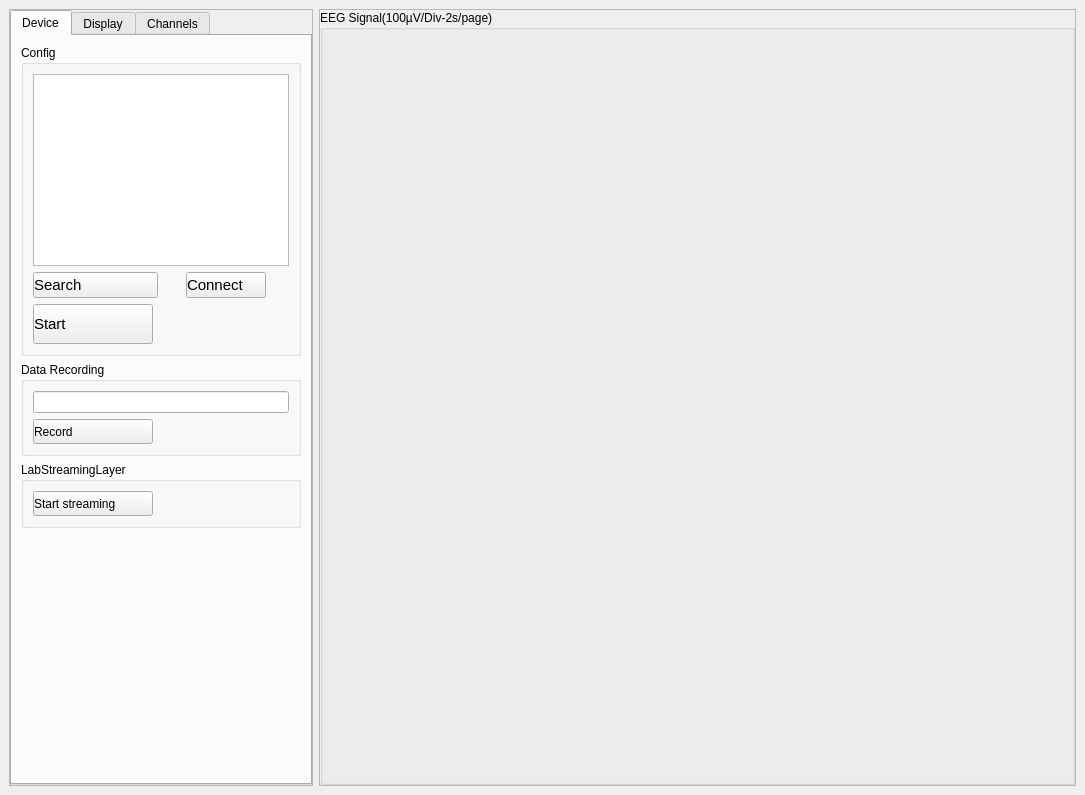
<?xml version="1.0" encoding="UTF-8"?>
<ui version="4.0">
 <class>MainWindow</class>
 <widget class="QMainWindow" name="MainWindow">
  <property name="geometry">
   <rect>
    <x>0</x>
    <y>0</y>
    <width>1085</width>
    <height>795</height>
   </rect>
  </property>
  <property name="windowTitle">
   <string>MEMS Mirror Scanning</string>
  </property>
  <property name="styleSheet">
   <string notr="true"/>
  </property>
  <widget class="QWidget" name="centralwidget">
   <layout class="QHBoxLayout" name="horizontalLayout" stretch="0,5">
    <item>
     <widget class="QFrame" name="frame_menu">
      <property name="minimumSize">
       <size>
        <width>0</width>
        <height>500</height>
       </size>
      </property>
      <property name="styleSheet">
       <string notr="true">text-align: left;</string>
      </property>
      <property name="frameShape">
       <enum>QFrame::StyledPanel</enum>
      </property>
      <property name="frameShadow">
       <enum>QFrame::Raised</enum>
      </property>
      <layout class="QVBoxLayout" name="verticalLayout">
       <property name="spacing">
        <number>0</number>
       </property>
       <property name="leftMargin">
        <number>0</number>
       </property>
       <property name="topMargin">
        <number>0</number>
       </property>
       <property name="rightMargin">
        <number>0</number>
       </property>
       <property name="bottomMargin">
        <number>0</number>
       </property>
       <item>
        <widget class="QTabWidget" name="tabWidget">
         <property name="tabPosition">
          <enum>QTabWidget::North</enum>
         </property>
         <property name="currentIndex">
          <number>0</number>
         </property>
         <widget class="QWidget" name="tab">
          <attribute name="title">
           <string>Device</string>
          </attribute>
          <layout class="QVBoxLayout" name="verticalLayout_5">
           <item>
            <layout class="QVBoxLayout" name="verticalLayout_2">
             <item>
              <widget class="QGroupBox" name="groupBox_3">
               <property name="title">
                <string>Config</string>
               </property>
               <layout class="QVBoxLayout" name="verticalLayout_10">
                <item>
                 <widget class="QListWidget" name="listWidget"/>
                </item>
                <item>
                 <layout class="QHBoxLayout" name="horizontalLayout_8" stretch="0,0">
                  <item>
                   <widget class="QPushButton" name="pushButton_search">
                    <property name="maximumSize">
                     <size>
                      <width>16777215</width>
                      <height>40</height>
                     </size>
                    </property>
                    <property name="font">
                     <font>
                      <pointsize>11</pointsize>
                     </font>
                    </property>
                    <property name="text">
                     <string>Search</string>
                    </property>
                    <property name="checkable">
                     <bool>false</bool>
                    </property>
                   </widget>
                  </item>
                  <item alignment="Qt::AlignHCenter">
                   <widget class="QPushButton" name="pushButton_connect">
                    <property name="sizePolicy">
                     <sizepolicy hsizetype="Minimum" vsizetype="Fixed">
                      <horstretch>0</horstretch>
                      <verstretch>0</verstretch>
                     </sizepolicy>
                    </property>
                    <property name="minimumSize">
                     <size>
                      <width>0</width>
                      <height>0</height>
                     </size>
                    </property>
                    <property name="maximumSize">
                     <size>
                      <width>16777215</width>
                      <height>40</height>
                     </size>
                    </property>
                    <property name="font">
                     <font>
                      <pointsize>11</pointsize>
                     </font>
                    </property>
                    <property name="inputMethodHints">
                     <set>Qt::ImhSensitiveData</set>
                    </property>
                    <property name="text">
                     <string>Connect</string>
                    </property>
                    <property name="checkable">
                     <bool>true</bool>
                    </property>
                   </widget>
                  </item>
                 </layout>
                </item>
                <item>
                 <widget class="QPushButton" name="pushButton_start">
                  <property name="minimumSize">
                   <size>
                    <width>120</width>
                    <height>40</height>
                   </size>
                  </property>
                  <property name="maximumSize">
                   <size>
                    <width>120</width>
                    <height>40</height>
                   </size>
                  </property>
                  <property name="font">
                   <font>
                    <pointsize>11</pointsize>
                   </font>
                  </property>
                  <property name="inputMethodHints">
                   <set>Qt::ImhNone</set>
                  </property>
                  <property name="text">
                   <string>Start</string>
                  </property>
                  <property name="checkable">
                   <bool>true</bool>
                  </property>
                 </widget>
                </item>
               </layout>
              </widget>
             </item>
             <item>
              <widget class="QGroupBox" name="groupBox_2">
               <property name="title">
                <string>Data Recording</string>
               </property>
               <layout class="QVBoxLayout" name="verticalLayout_9">
                <item>
                 <widget class="QLineEdit" name="lineEdit"/>
                </item>
                <item>
                 <widget class="QPushButton" name="pushButton_3">
                  <property name="enabled">
                   <bool>true</bool>
                  </property>
                  <property name="sizePolicy">
                   <sizepolicy hsizetype="Minimum" vsizetype="Fixed">
                    <horstretch>0</horstretch>
                    <verstretch>0</verstretch>
                   </sizepolicy>
                  </property>
                  <property name="minimumSize">
                   <size>
                    <width>120</width>
                    <height>25</height>
                   </size>
                  </property>
                  <property name="maximumSize">
                   <size>
                    <width>120</width>
                    <height>25</height>
                   </size>
                  </property>
                  <property name="layoutDirection">
                   <enum>Qt::LeftToRight</enum>
                  </property>
                  <property name="text">
                   <string>Record</string>
                  </property>
                 </widget>
                </item>
               </layout>
              </widget>
             </item>
             <item>
              <widget class="QGroupBox" name="groupBox">
               <property name="title">
                <string>LabStreamingLayer</string>
               </property>
               <layout class="QVBoxLayout" name="verticalLayout_8">
                <item>
                 <widget class="QPushButton" name="pushButton_2">
                  <property name="minimumSize">
                   <size>
                    <width>120</width>
                    <height>25</height>
                   </size>
                  </property>
                  <property name="maximumSize">
                   <size>
                    <width>120</width>
                    <height>25</height>
                   </size>
                  </property>
                  <property name="text">
                   <string>Start streaming</string>
                  </property>
                 </widget>
                </item>
               </layout>
              </widget>
             </item>
             <item>
              <spacer name="verticalSpacer">
               <property name="orientation">
                <enum>Qt::Vertical</enum>
               </property>
               <property name="sizeHint" stdset="0">
                <size>
                 <width>20</width>
                 <height>40</height>
                </size>
               </property>
              </spacer>
             </item>
            </layout>
           </item>
          </layout>
         </widget>
         <widget class="QWidget" name="tab_2">
          <attribute name="title">
           <string>Display</string>
          </attribute>
          <layout class="QVBoxLayout" name="verticalLayout_6">
           <item>
            <layout class="QVBoxLayout" name="verticalLayout_3">
             <property name="spacing">
              <number>0</number>
             </property>
             <item>
              <widget class="QGroupBox" name="Scale">
               <property name="title">
                <string>Scale</string>
               </property>
               <layout class="QVBoxLayout" name="verticalLayout_11">
                <item>
                 <layout class="QHBoxLayout" name="horizontalLayout_6">
                  <item>
                   <widget class="QLabel" name="label_8">
                    <property name="text">
                     <string>Time</string>
                    </property>
                   </widget>
                  </item>
                  <item>
                   <widget class="QComboBox" name="comboBox_timescale">
                    <property name="maximumSize">
                     <size>
                      <width>65</width>
                      <height>16777215</height>
                     </size>
                    </property>
                    <property name="currentIndex">
                     <number>4</number>
                    </property>
                    <item>
                     <property name="text">
                      <string>20</string>
                     </property>
                    </item>
                    <item>
                     <property name="text">
                      <string>50</string>
                     </property>
                    </item>
                    <item>
                     <property name="text">
                      <string>100</string>
                     </property>
                    </item>
                    <item>
                     <property name="text">
                      <string>200</string>
                     </property>
                    </item>
                    <item>
                     <property name="text">
                      <string>500</string>
                     </property>
                    </item>
                    <item>
                     <property name="text">
                      <string>1000</string>
                     </property>
                    </item>
                    <item>
                     <property name="text">
                      <string>4000</string>
                     </property>
                    </item>
                   </widget>
                  </item>
                  <item>
                   <widget class="QLabel" name="label_9">
                    <property name="maximumSize">
                     <size>
                      <width>25</width>
                      <height>25</height>
                     </size>
                    </property>
                    <property name="text">
                     <string>ms</string>
                    </property>
                   </widget>
                  </item>
                 </layout>
                </item>
                <item>
                 <layout class="QHBoxLayout" name="horizontalLayout_7">
                  <item>
                   <widget class="QLabel" name="label_10">
                    <property name="text">
                     <string>Vert</string>
                    </property>
                   </widget>
                  </item>
                  <item>
                   <widget class="QComboBox" name="comboBox_vertscale">
                    <property name="maximumSize">
                     <size>
                      <width>65</width>
                      <height>16777215</height>
                     </size>
                    </property>
                    <property name="currentIndex">
                     <number>4</number>
                    </property>
                    <item>
                     <property name="text">
                      <string>10mV</string>
                     </property>
                    </item>
                    <item>
                     <property name="text">
                      <string>25mV</string>
                     </property>
                    </item>
                    <item>
                     <property name="text">
                      <string>50mV</string>
                     </property>
                    </item>
                    <item>
                     <property name="text">
                      <string>100mV</string>
                     </property>
                    </item>
                    <item>
                     <property name="text">
                      <string>200mV</string>
                     </property>
                    </item>
                   </widget>
                  </item>
                  <item>
                   <widget class="QLabel" name="label_11">
                    <property name="maximumSize">
                     <size>
                      <width>25</width>
                      <height>25</height>
                     </size>
                    </property>
                    <property name="text">
                     <string>/Div</string>
                    </property>
                   </widget>
                  </item>
                 </layout>
                </item>
               </layout>
              </widget>
             </item>
             <item>
              <widget class="QGroupBox" name="groupBox_filter">
               <property name="title">
                <string>Filter</string>
               </property>
               <layout class="QVBoxLayout" name="verticalLayout_7">
                <item>
                 <layout class="QHBoxLayout" name="horizontalLayout_2">
                  <item>
                   <widget class="QLabel" name="label_4">
                    <property name="text">
                     <string>High Pass</string>
                    </property>
                   </widget>
                  </item>
                  <item>
                   <widget class="QComboBox" name="comboBox_highpass">
                    <property name="currentText">
                     <string>None</string>
                    </property>
                    <property name="currentIndex">
                     <number>0</number>
                    </property>
                    <item>
                     <property name="text">
                      <string>None</string>
                     </property>
                    </item>
                    <item>
                     <property name="text">
                      <string>0.1</string>
                     </property>
                    </item>
                    <item>
                     <property name="text">
                      <string>1</string>
                     </property>
                    </item>
                    <item>
                     <property name="text">
                      <string>5</string>
                     </property>
                    </item>
                    <item>
                     <property name="text">
                      <string>20</string>
                     </property>
                    </item>
                   </widget>
                  </item>
                  <item>
                   <widget class="QLabel" name="label">
                    <property name="maximumSize">
                     <size>
                      <width>25</width>
                      <height>25</height>
                     </size>
                    </property>
                    <property name="text">
                     <string>Hz</string>
                    </property>
                   </widget>
                  </item>
                 </layout>
                </item>
                <item>
                 <layout class="QHBoxLayout" name="horizontalLayout_3">
                  <item>
                   <widget class="QLabel" name="label_5">
                    <property name="text">
                     <string>Low Pass</string>
                    </property>
                   </widget>
                  </item>
                  <item>
                   <widget class="QComboBox" name="comboBox_lowpass">
                    <property name="currentIndex">
                     <number>0</number>
                    </property>
                    <item>
                     <property name="text">
                      <string>None</string>
                     </property>
                    </item>
                    <item>
                     <property name="text">
                      <string>30</string>
                     </property>
                    </item>
                    <item>
                     <property name="text">
                      <string>40</string>
                     </property>
                    </item>
                    <item>
                     <property name="text">
                      <string>70</string>
                     </property>
                    </item>
                   </widget>
                  </item>
                  <item>
                   <widget class="QLabel" name="label_2">
                    <property name="maximumSize">
                     <size>
                      <width>25</width>
                      <height>25</height>
                     </size>
                    </property>
                    <property name="text">
                     <string>Hz</string>
                    </property>
                   </widget>
                  </item>
                 </layout>
                </item>
                <item>
                 <layout class="QHBoxLayout" name="horizontalLayout_5">
                  <item>
                   <widget class="QLabel" name="label_6">
                    <property name="text">
                     <string>Notch</string>
                    </property>
                   </widget>
                  </item>
                  <item>
                   <widget class="QComboBox" name="comboBox_notch">
                    <property name="currentIndex">
                     <number>0</number>
                    </property>
                    <item>
                     <property name="text">
                      <string>None</string>
                     </property>
                    </item>
                    <item>
                     <property name="text">
                      <string>50</string>
                     </property>
                    </item>
                    <item>
                     <property name="text">
                      <string>60</string>
                     </property>
                    </item>
                   </widget>
                  </item>
                  <item>
                   <widget class="QLabel" name="label_7">
                    <property name="minimumSize">
                     <size>
                      <width>0</width>
                      <height>0</height>
                     </size>
                    </property>
                    <property name="maximumSize">
                     <size>
                      <width>25</width>
                      <height>25</height>
                     </size>
                    </property>
                    <property name="text">
                     <string>Hz</string>
                    </property>
                   </widget>
                  </item>
                 </layout>
                </item>
               </layout>
              </widget>
             </item>
             <item>
              <spacer name="verticalSpacer_7">
               <property name="orientation">
                <enum>Qt::Vertical</enum>
               </property>
               <property name="sizeHint" stdset="0">
                <size>
                 <width>20</width>
                 <height>40</height>
                </size>
               </property>
              </spacer>
             </item>
            </layout>
           </item>
          </layout>
         </widget>
         <widget class="QWidget" name="tab_3">
          <attribute name="title">
           <string>Channels</string>
          </attribute>
         </widget>
        </widget>
       </item>
      </layout>
     </widget>
    </item>
    <item>
     <widget class="QFrame" name="frame_main">
      <property name="sizePolicy">
       <sizepolicy hsizetype="Minimum" vsizetype="Preferred">
        <horstretch>0</horstretch>
        <verstretch>0</verstretch>
       </sizepolicy>
      </property>
      <property name="frameShape">
       <enum>QFrame::StyledPanel</enum>
      </property>
      <property name="frameShadow">
       <enum>QFrame::Raised</enum>
      </property>
      <layout class="QGridLayout" name="gridLayout">
       <property name="leftMargin">
        <number>0</number>
       </property>
       <property name="topMargin">
        <number>0</number>
       </property>
       <property name="rightMargin">
        <number>0</number>
       </property>
       <property name="bottomMargin">
        <number>0</number>
       </property>
       <property name="spacing">
        <number>0</number>
       </property>
       <item row="0" column="0">
        <widget class="QStackedWidget" name="stackedWidget">
         <property name="sizePolicy">
          <sizepolicy hsizetype="Minimum" vsizetype="Preferred">
           <horstretch>0</horstretch>
           <verstretch>0</verstretch>
          </sizepolicy>
         </property>
         <property name="lineWidth">
          <number>0</number>
         </property>
         <property name="currentIndex">
          <number>0</number>
         </property>
         <widget class="QWidget" name="page_signal">
          <property name="sizePolicy">
           <sizepolicy hsizetype="Minimum" vsizetype="Minimum">
            <horstretch>0</horstretch>
            <verstretch>0</verstretch>
           </sizepolicy>
          </property>
          <layout class="QVBoxLayout" name="verticalLayout_4" stretch="9">
           <property name="spacing">
            <number>0</number>
           </property>
           <property name="leftMargin">
            <number>0</number>
           </property>
           <property name="topMargin">
            <number>0</number>
           </property>
           <property name="rightMargin">
            <number>0</number>
           </property>
           <property name="bottomMargin">
            <number>0</number>
           </property>
           <item>
            <widget class="QGroupBox" name="GroupBox_signal">
             <property name="sizePolicy">
              <sizepolicy hsizetype="Minimum" vsizetype="Minimum">
               <horstretch>0</horstretch>
               <verstretch>0</verstretch>
              </sizepolicy>
             </property>
             <property name="focusPolicy">
              <enum>Qt::ClickFocus</enum>
             </property>
             <property name="contextMenuPolicy">
              <enum>Qt::DefaultContextMenu</enum>
             </property>
             <property name="title">
              <string>EEG Signal(100µV/Div-2s/page)</string>
             </property>
             <property name="alignment">
              <set>Qt::AlignLeading|Qt::AlignLeft|Qt::AlignTop</set>
             </property>
             <layout class="QHBoxLayout" name="horizontalLayout_4" stretch="9">
              <property name="spacing">
               <number>0</number>
              </property>
              <property name="sizeConstraint">
               <enum>QLayout::SetDefaultConstraint</enum>
              </property>
              <property name="leftMargin">
               <number>0</number>
              </property>
              <property name="topMargin">
               <number>0</number>
              </property>
              <property name="rightMargin">
               <number>0</number>
              </property>
              <property name="bottomMargin">
               <number>0</number>
              </property>
              <item>
               <layout class="QGridLayout" name="gridLayout_plot">
                <property name="leftMargin">
                 <number>0</number>
                </property>
                <property name="topMargin">
                 <number>0</number>
                </property>
                <property name="rightMargin">
                 <number>0</number>
                </property>
                <property name="bottomMargin">
                 <number>0</number>
                </property>
                <property name="horizontalSpacing">
                 <number>0</number>
                </property>
               </layout>
              </item>
             </layout>
            </widget>
           </item>
          </layout>
         </widget>
        </widget>
       </item>
      </layout>
     </widget>
    </item>
   </layout>
  </widget>
 </widget>
 <resources>
  <include location="resource.qrc"/>
 </resources>
 <connections/>
</ui>
